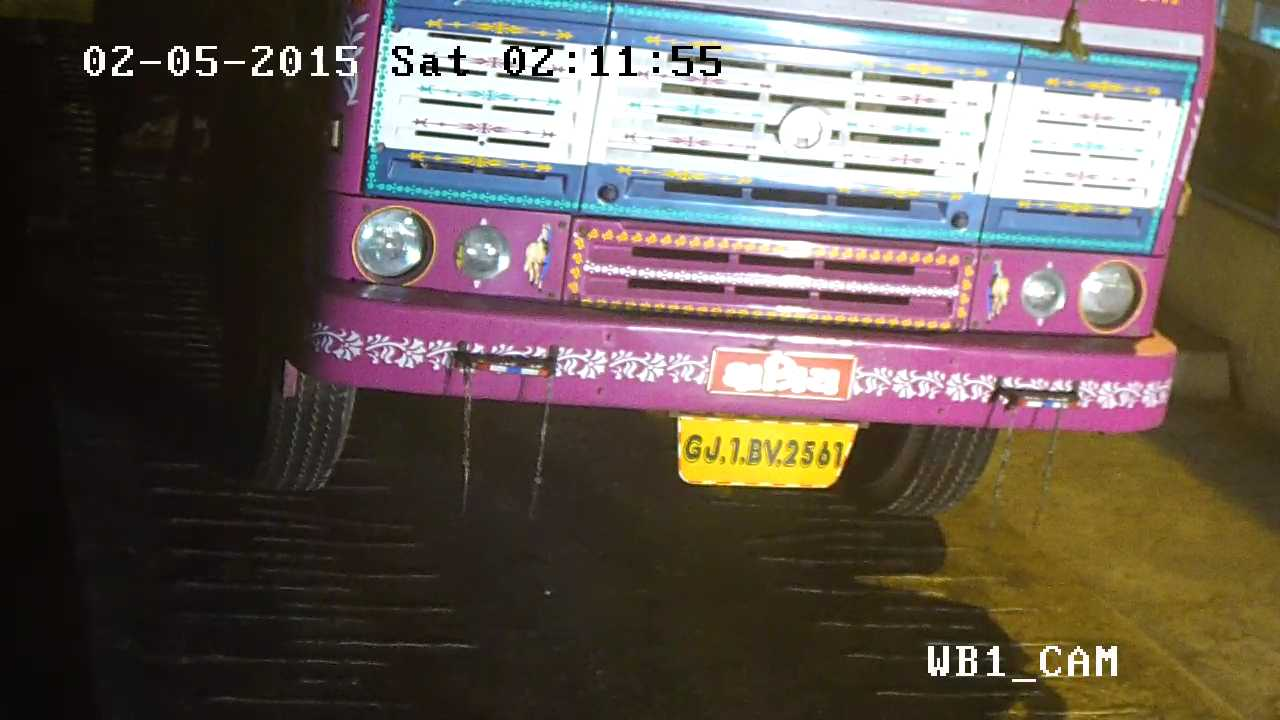
#> input picture images/1.jpg, 1280 x 720 px
$ python test.py
#> lines starting #> are read from the running program, lines starting #| are printed output that depends on the picture; after the words box and inside, x2 and y2 are one past the last pixel; in counts of white or black regions, pixels touching at a corner belong together
import cv2
from matplotlib import pyplot as plt
import numpy as np
import imutils
import pytesseract

img = cv2.imread('images/1.jpg')
#> img is the input picture: shape (720, 1280, 3); mean B, G, R 83.6, 89.6, 101.2
gray = cv2.cvtColor(img, cv2.COLOR_BGR2GRAY)
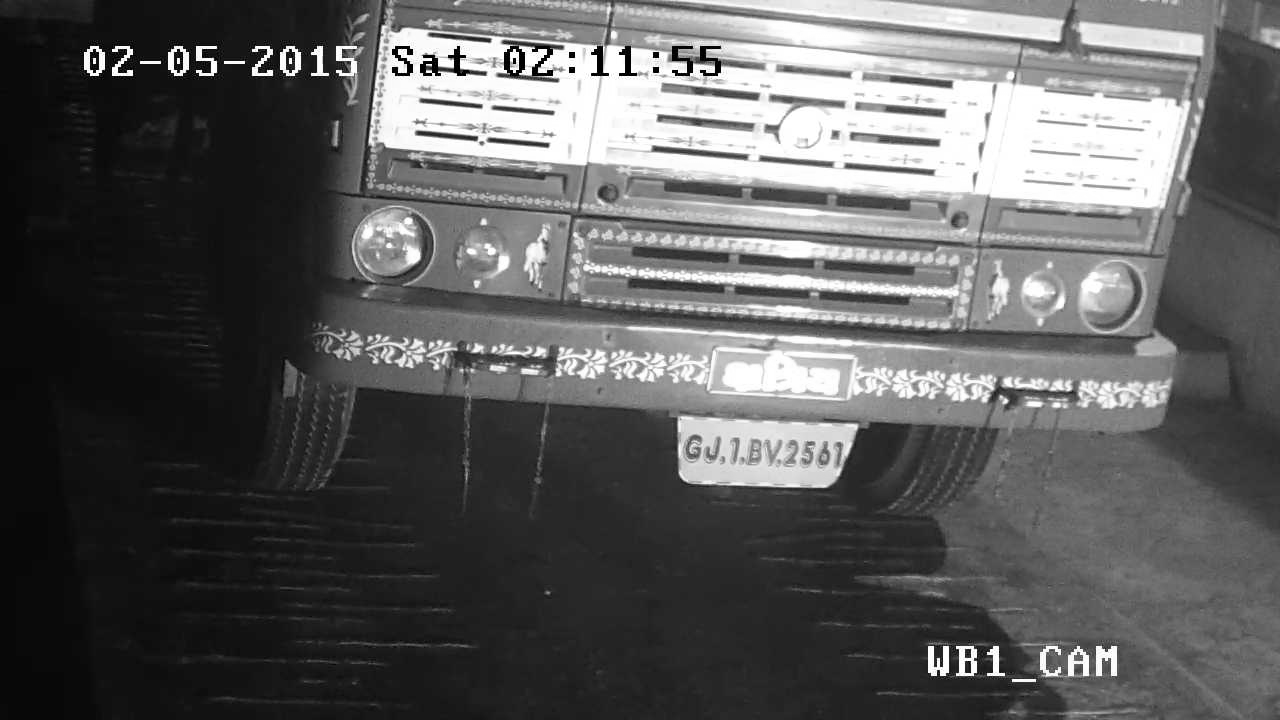
#> gray: shape (720, 1280); min 0, max 255, mean 92.4
plt.imshow(cv2.cvtColor(gray, cv2.COLOR_BGR2RGB))
plt.show()

bfilter = cv2.bilateralFilter(gray, 11, 17, 17) #Noise reduction
edged = cv2.Canny(bfilter, 30, 200) #Edge detection
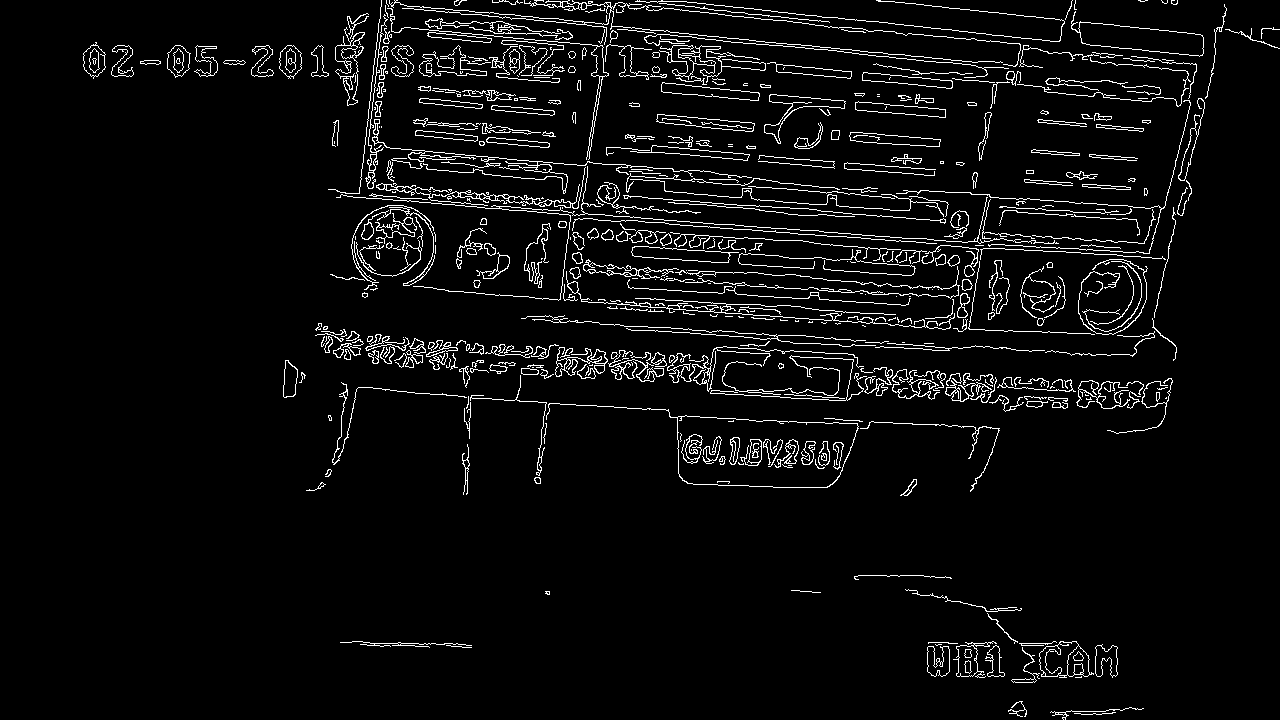
#> edged: shape (720, 1280); 4.9% white in thin lines or dots
plt.imshow(cv2.cvtColor(edged, cv2.COLOR_BGR2RGB))
plt.show()

keypoints = cv2.findContours(edged.copy(), cv2.RETR_TREE, cv2.CHAIN_APPROX_SIMPLE)
#> keypoints = 854 contours, 490 with area under 20; largest, box (x1, y1, x2, y2) and area: (546, 403, 859, 488) 11122, (677, 415, 859, 488) 11083, (1071, 11, 1204, 57) 2702, (1078, 22, 1204, 57) 2686, (1039, 641, 1094, 678) 1437
contours = imutils.grab_contours(keypoints)
#> contours has the same summary as keypoints
contours = sorted(contours, key=cv2.contourArea, reverse=True)[:10]
#> contours = 10 contours; largest, box (x1, y1, x2, y2) and area: (546, 403, 859, 488) 11122, (677, 415, 859, 488) 11083, (1071, 11, 1204, 57) 2702, (1078, 22, 1204, 57) 2686, (1039, 641, 1094, 678) 1437

location = None
for contour in contours:
    approx = cv2.approxPolyDP(contour, 10, True)
    if len(approx) == 4:
        location = approx
        break
#> this loop made 2 passes
#> location on pass 2: [[678, 473], [678, 416], [858, 426], [826, 487]]

location

mask = np.zeros(gray.shape, np.uint8)
new_image = cv2.drawContours(mask, [location], 0,255, -1)
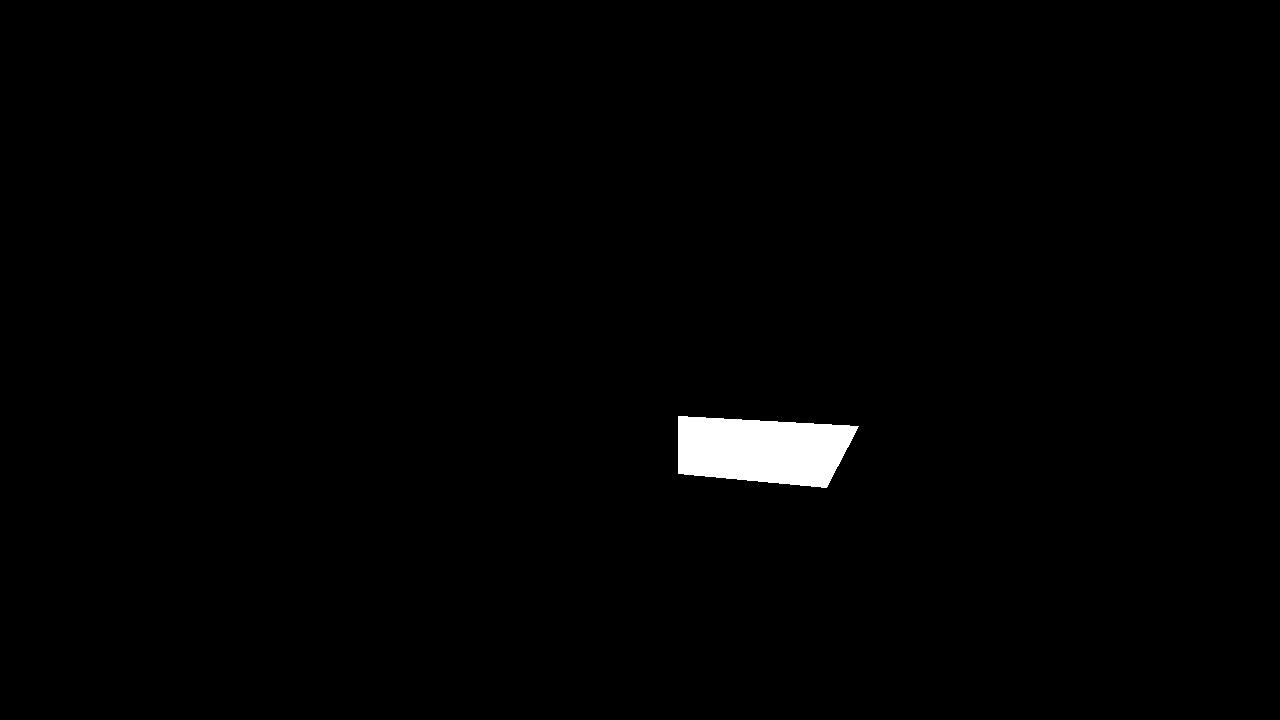
#> new_image: shape (720, 1280); 1.1% white; 1 white region, box (x1, y1, x2, y2) and area: (678, 416, 859, 488) 10096
new_image = cv2.bitwise_and(img, img, mask=mask)
#> new_image: shape (720, 1280, 3)

plt.imshow(cv2.cvtColor(new_image, cv2.COLOR_BGR2RGB))
plt.show()
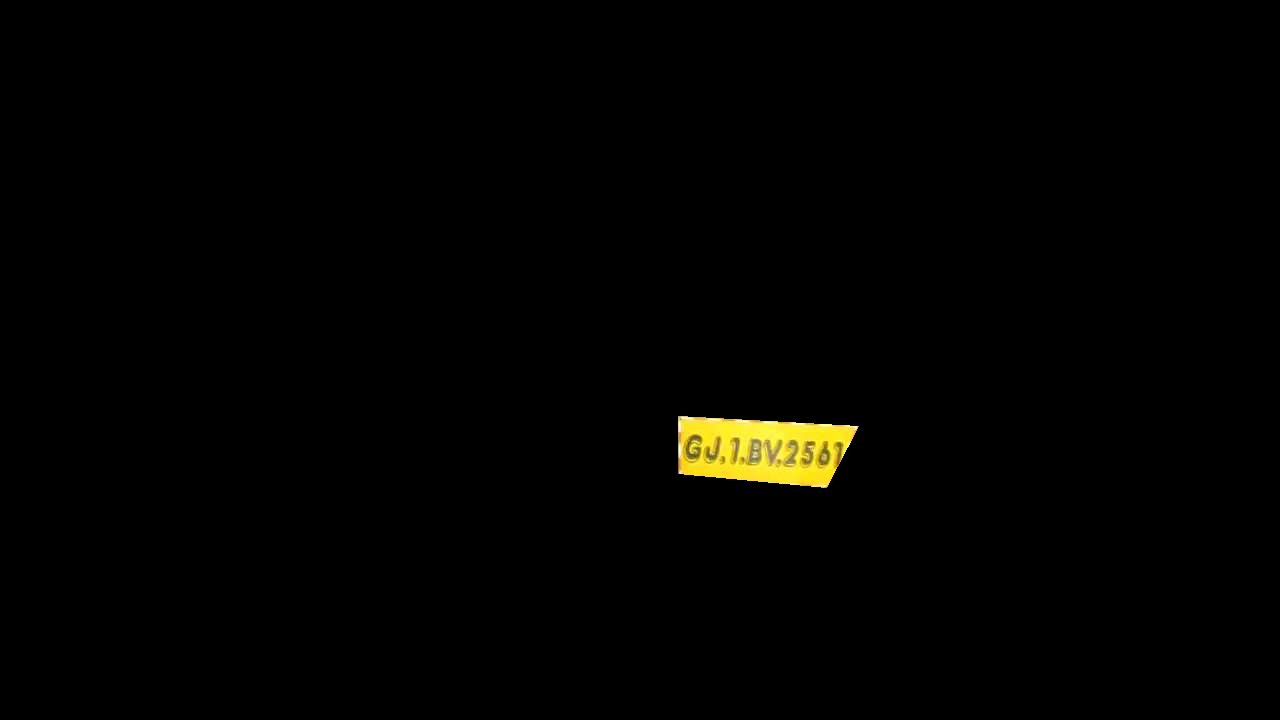
#> shown: shape (720, 1280, 3); mean R, G, B 2.5, 2.3, 0.6
